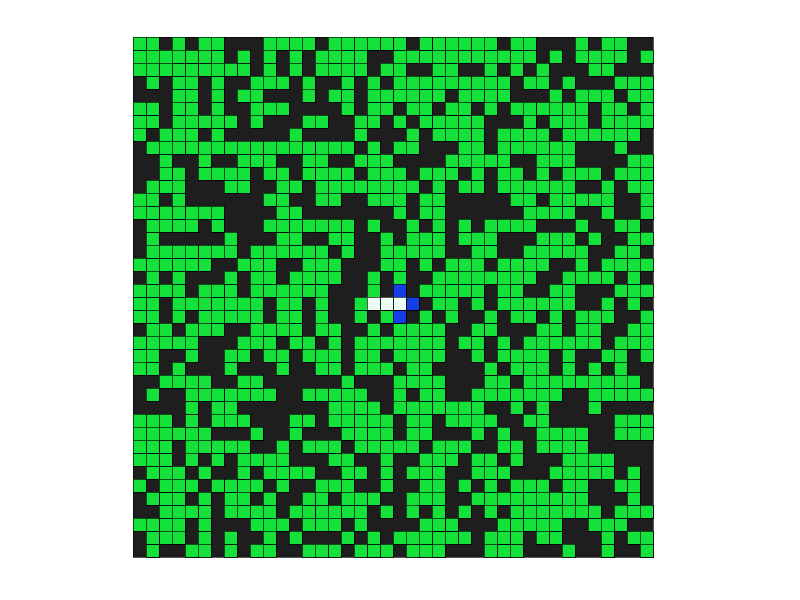
Frame 1 (no input)
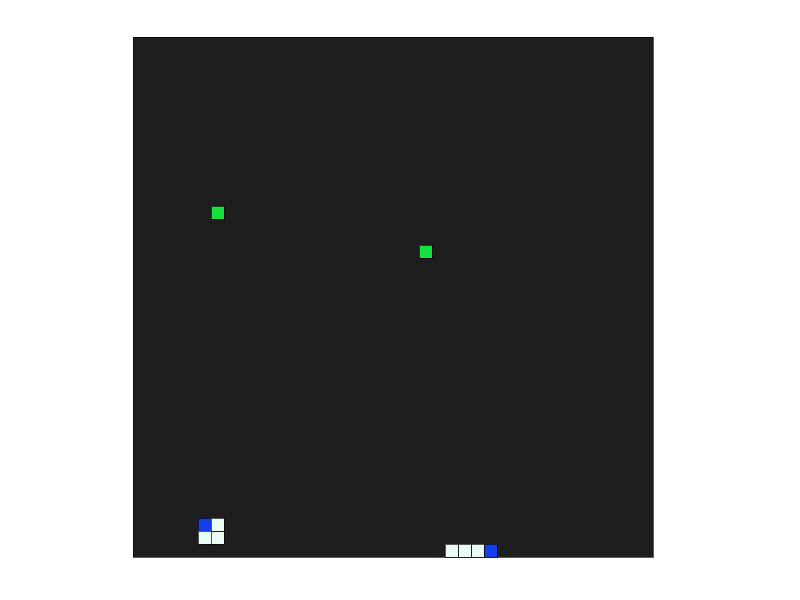
Frame 60 (the mouse pressed at the canvas centre just before this capture)
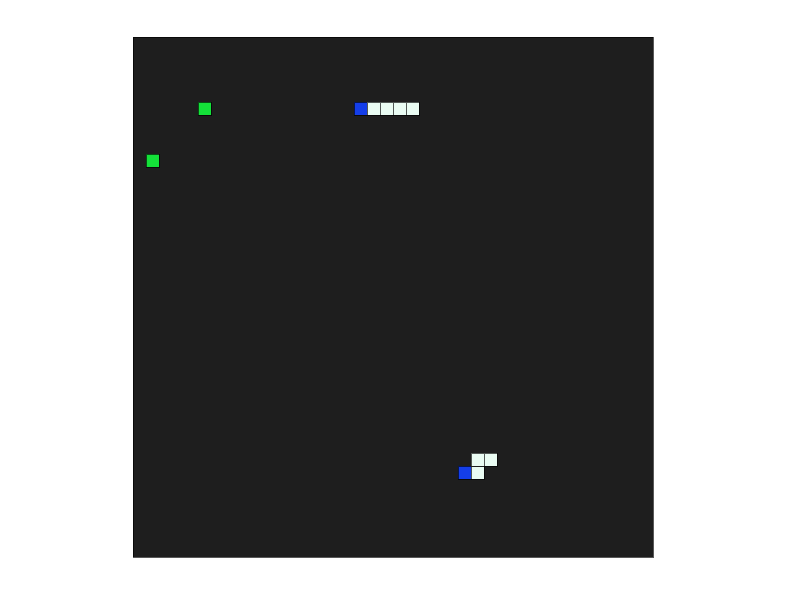
Frame 120 (the mouse held since frame 60 and released just before this capture)

The Processing sketch that drew these frames (run headless with seeded random() and noise(); from frame 60 on, the mouse is pressed at the canvas centre):

// Processing sketch: Genetic
// ── Genetic.pde
final int WINDOW_WIDTH = 800;
final int WINDOW_HEIGHT = 600;

final int SLOW_SPEED = 20;
final int FAST_SPEED = 500;

Simulation s = new Simulation();
boolean showAll = true;
boolean showBest = false;

void setup() {
  frameRate(FAST_SPEED);
  size(800, 600);
}

void update() {
  s.update();
}

void show() {
  if(showBest)
    s.showBest();
  else
    s.show(showAll);
}

void draw() {
  //noLoop();
  update();
  background(255);
  show();
}

void keyPressed() {
  switch(key) {
  case 'a':
    showAll = !showAll;
    break;
  case 'b':
    showBest = !showBest;
    break;
  case 's':
    frameRate(SLOW_SPEED);
    break;
  case 'f':
    frameRate(FAST_SPEED);
    break;
  }
}

// ── Matrix.pde
class Matrix {
  final int rows, cols;
  final float[] data;
  
  Matrix(int rows, int cols) {
    this.rows = rows;
    this.cols = cols;
    data = new float[rows * cols];
  }
  
  float get(int r, int c) {
    return this.data[r * cols + c];
  }
  
  void set(int r, int c, float val) {
    this.data[r * cols + c] = val;
  }
  
  Matrix mul(Matrix m) {
    if(cols != m.rows) {
      throw new IllegalArgumentException("Cannot multiply matrices of size " 
                + rows + ", " + cols + " and " + m.rows + ", " + m.cols);
    }
    
    Matrix res = new Matrix(rows, m.cols);
    for(int i = 0; i < rows; i++) {
      for(int j = 0; j < m.cols; j++) {
        for(int k = 0; k < cols; k++) {
          res.data[i * m.cols + j] += this.get(i, k) * m.get(k, j);
        }
      }
    }
    
    return res;
  }
  
  Matrix addRows(int num, float init) {
    Matrix r = new Matrix(rows + num, cols);
    arrayCopy(data, r.data, rows * cols);
    for(int i = rows; i < rows + num; i++) {
      for(int j = 0; j < cols; j++) {
        r.set(i, j, init);
      }
    }
    return r;
  }
  
  Matrix mulAddBias(Matrix m) {
    if(cols != m.rows) {
      throw new IllegalArgumentException("Cannot multiply matrices of size " 
                + rows + ", " + cols + " and " + m.rows + ", " + m.cols);
    }
    if(m.cols != 1) {
      throw new IllegalArgumentException("Right hand side of multiply with bias" +
                "must be a single coloumn matrix");
    }
    
    Matrix res = new Matrix(rows + 1, m.cols);
    for(int i = 0; i < rows; i++) {
      for(int j = 0; j < m.cols; j++) {
        for(int k = 0; k < cols; k++) {
          res.data[i * m.cols + j] += this.get(i, k) * m.get(k, j);
        }
      }
    }
    
    res.set(rows, 0, 1);
    return res;
  }
  
  void mul(float scalar) {
    for(int i = 0; i < rows; i++) {
      for(int j = 0; j < cols; j++) {
        data[i * cols + j] *= scalar;
      }
    }
  }
  
  Matrix add(Matrix m) {
    if(rows != m.rows || cols != m.cols) {
       throw new IllegalArgumentException("Cannot add matrices of size " 
                + rows + ", " + cols + " and " + m.rows + ", " + m.cols);
    }
    
    Matrix res = new Matrix(rows, cols);
    for(int i = 0; i < rows; i++) {
      for(int j = 0; j < cols; j++) {
        res.data[i * cols + j] = this.get(i, j) + m.get(i, j);
      }
    }
    
    return res;
  }
  
  void add(float scalar) {
    for(int i = 0; i < rows; i++) {
      for(int j = 0; j < cols; j++) {
        data[i * cols + j] += scalar;
      }
    }
  }
  
  void randomize() {
    for(int i = 0; i < rows; i++) {
      for(int j = 0; j < cols; j++) {
        set(i, j, random(-1, 1));
      }
    }
  }
  
  void randomize(float chance) {
    for(int i = 0; i < rows; i++) {
      for(int j = 0; j < cols; j++) {
        if(random(1) < chance) {
          data[i * cols + j] = max(-1, min(1, data[i * cols + j] + randomGaussian() / 5));
        }
      }
    } 
  }
  
  Matrix crossOver(Matrix m) {
    if(rows != m.rows || cols != m.cols) {
       throw new IllegalArgumentException("Cannot apply crossOver to matrices of size " 
                 + rows + ", " + cols + " and " + m.rows + ", " + m.cols);
    }
    
    Matrix res = new Matrix(rows, cols);
    int randX = floor(random(rows)), randY = floor(random(cols));

    for(int i = 0; i < rows; i++) {
      for(int j = 0; j < cols; j++) {
         if(i < randX || (i == randX && j <= randY))
           res.data[i * cols + j] = this.get(i, j);
         else
           res.data[i * cols + j] = m.get(i, j);
      }
    }
    
    return res;
  }
  
  void apply(Operation op) {
    for(int i = 0; i < rows; i++) {
      for(int j = 0; j < cols; j++) {
        data[i * cols + j] = op.apply(i, j, data[i * cols + j]);
      } 
    }
  }
  
  void print() {
    for(int i = 0; i < rows; i++) {
      for(int j = 0; j < cols; j++) {
        System.out.print(data[i * cols + j]);
        System.out.print(" ");
      }
      println("");
    }
  }
  
  Matrix clone() {
    Matrix clone = new Matrix(rows, cols);
    arrayCopy(data, clone.data);
    return clone;
  }
  
}

interface Operation {
  float apply(int row, int col, float v);
}

// ── NeuralNetSnake.pde
static final int INITIAL_TTL = 200;

class NeuralNetSnake extends Snake {
  NeuralNetwork neuralNet;
  
  float[] vision = new float[24];
  PVector tmp = new PVector();
  
  int lifeTime = 0;
  int leftToLive = INITIAL_TTL;
  long fitness = 0;
  
  NeuralNetSnake(NeuralNetwork neuralNet) {
    super();
    this.neuralNet = neuralNet;
  }
  
  NeuralNetSnake() {
    this(new NeuralNetwork(SIGMOID, 24, 18, 4));
  }
  
  NeuralNetSnake clone() {
    NeuralNetSnake clone = new NeuralNetSnake(neuralNet.clone());
    return clone;
  }
  
  void lookTowards(int start, PVector direction) {
    PVector lookPos = tmp;
    lookPos.set(pos);
    
    boolean targetFound = false, tailFound = false;
    
    lookPos.x += direction.x * GRID_SZ;
    lookPos.y += direction.y * GRID_SZ;
    float distance = 1;
    
    while(!outOfBounds(lookPos)) {
      if(!targetFound && lookPos.equals(target.pos)) {
        targetFound = true;
        vision[start] = 1;
      }
      
      if(!tailFound && isInTail(lookPos)) {
        tailFound = true;
        vision[start + 1] = 1 / distance;
      }
      
      lookPos.x += direction.x * GRID_SZ;
      lookPos.y += direction.y * GRID_SZ;
      distance++;
    }
    
    vision[start + 2] = 1 / distance;
  }
  
  void look() {
    for(int i = 0; i < vision.length; i++) {
      vision[i] = 0;
    }
    lookTowards(0, DIR_LEFT);
    lookTowards(3, DIR_LEFT_UP);
    lookTowards(6, DIR_UP);
    lookTowards(9, DIR_RIGHT_UP);
    lookTowards(12, DIR_RIGHT);
    lookTowards(15, DIR_RIGHT_DOWN);
    lookTowards(18, DIR_DOWN);
    lookTowards(21, DIR_LEFT_DOWN);
  }
  
  int argMax(float[] res) {
    float max = -1;
    int prediction = -1;
    for(int i = 0; i < res.length; i++) {
      if(res[i] > max) {
        max = res[i];
        prediction = i;
      }
    }
    return prediction;
  }
  
  int predict() {
    float res[] = neuralNet.feedForward(vision);
    return argMax(res);
  }
  
  void performMove(int prediction) {
    switch(prediction) {
    case 0:
      setDirection(DIR_LEFT);
      break;
    case 1:
      setDirection(DIR_UP);
      break;
    case 2:
      setDirection(DIR_RIGHT);
      break;
    case 3:
      setDirection(DIR_DOWN);
      break;
    default:
      assert(false);
      break;
    }
  }
  
  void eat() {
    leftToLive += 100;
    super.eat();
    if(tail.size() + 1 >= 10) {
      for(int i = 0; i < 3; i++) {
        PVector last = tail.get(tail.size() - 1);
        tail.add(new PVector(last.x, last.y));
      }
    }
  }
  
  void update() {
    lifeTime++;
    if(--leftToLive < 0) {
      dead = true;
      return;
    }
    look();
    performMove(predict());
    super.update();
  }
  
  void show() {
    look();
    super.show();
  }
  
  void computeFitness() {
    final int CUTOFF = 10;
    int len = tail.size() + 1;
    
    if(len < CUTOFF) {
      fitness = floor(lifeTime * lifeTime * pow(2, len));
    } else {
      fitness = lifeTime * lifeTime;
      fitness *= pow(2, 10);
      fitness *= (len - (CUTOFF - 1));
    }
    
    if(leftToLive <= 0) {
      fitness *= pow((float) Math.E, -len / 30.0f);
    }
  }
  
  long getFitness() {
    return fitness; 
  }
  
  void mutate(float mutationRate) {
    neuralNet.mutate(mutationRate);
  }
  
}

// ── NeuralNetwork.pde
static final Operation SIGMOID = new Operation() {
    float apply(int r, int c, float x) {
      return  1 / (1 + pow((float) Math.E, -x));
    }
};

class NeuralNetwork {
  Operation activationFn;
  int inputNodes, hiddenNodes, outNodes;
  Matrix whi, whh, woh;
  
  NeuralNetwork(Operation activation, int nInputs, int nHidden, int nOut) {
    activationFn = activation;
    inputNodes = nInputs;
    hiddenNodes = nHidden;
    outNodes = nOut;
    
    whi = new Matrix(hiddenNodes, inputNodes + 1);
    whh = new Matrix(hiddenNodes, hiddenNodes + 1);
    woh = new Matrix(outNodes, hiddenNodes + 1);
    
    whi.randomize();
    whh.randomize();
    woh.randomize();
  }
  
  void mutate(float mutationRate) {
    whi.randomize(mutationRate);
    whh.randomize(mutationRate);
    woh.randomize(mutationRate);
  }
  
  NeuralNetwork crossOver(NeuralNetwork nn) {
    NeuralNetwork offspring = new NeuralNetwork(activationFn, inputNodes, hiddenNodes, outNodes);
    offspring.whi = whi.crossOver(nn.whi);
    offspring.whh = whh.crossOver(nn.whh);
    offspring.woh = woh.crossOver(nn.woh);
    return offspring;
  }
  
  Matrix singleColMatrixWithBias(float[] arr) {
    Matrix m = new Matrix(arr.length + 1, 1);
    arrayCopy(arr, m.data, arr.length);
    m.data[arr.length] = 1;
    return m;
  }
  
  float[] feedForward(float[] in) {
    Matrix input = singleColMatrixWithBias(in);
    
    Matrix h1Output = whi.mul(input);
    h1Output.apply(activationFn);
    h1Output = h1Output.addRows(1, 1);
    
    Matrix h2Output = whh.mul(h1Output);
    h2Output.apply(activationFn);
    h2Output = h2Output.addRows(1, 1);
    
    Matrix out = woh.mul(h2Output);
    out.apply(activationFn);
    
    return out.data;
  }
  
  NeuralNetwork clone() {
    NeuralNetwork clone = new NeuralNetwork(activationFn, inputNodes, hiddenNodes, outNodes);
    clone.whi = whi.clone();
    clone.whh = whh.clone();
    clone.woh = woh.clone();
    return clone;
  }

}

// ── Population.pde
class Population {
  int gen = 0;
  
  NeuralNetSnake[] snakes;
  int deadSnakes = 0;
  
  NeuralNetSnake best;
  int lastImprovement;
  int currentBest = 0;
  
  long totalFitness;
 
  Population(int count) {
    snakes = new NeuralNetSnake[count];
    for(int i = 0; i < count; i++) {
      snakes[i] = new NeuralNetSnake();
    }
    best = snakes[0].clone();
  }
  
  void update() {
    for(Snake s : snakes) {
      if(!s.isDead()) {
        s.update();
        if(s.isDead()) deadSnakes++;
      }
    }
    setCurrentBest();
  }
  
  boolean isDone() {
    return deadSnakes == snakes.length;
  }
  
  void setCurrentBest() {
    int max = 0;
    int idx = 0;
    for(int i = 0; i < snakes.length; i++) {
      NeuralNetSnake s = snakes[i];
      if(!s.isDead() && s.tail.size() + 1 > max) {
        max = s.tail.size() + 1;
        idx = i;
      }
    }
    
    if(snakes[currentBest].isDead() || max > snakes[currentBest].tail.size() + 6)
      currentBest = idx;
  }
  
  void setBestSnake() {
    for(NeuralNetSnake s : snakes) {
      if(s.getFitness() > best.getFitness()) {
        best = s;
        lastImprovement = gen;
      }
    }
  }
  
  NeuralNetSnake selectForBreeding() {
    long rand = floor(random(totalFitness));
    
    long sum = 0;
    for(NeuralNetSnake s : snakes) {
      sum += s.getFitness();
      if(sum > rand)
        return s;
    }
 
    assert(false);
    return null;
  }
  
  NeuralNetSnake breed(NeuralNetSnake s1, NeuralNetSnake s2) {
    return new NeuralNetSnake(s1.neuralNet.crossOver(s2.neuralNet));
  }
  
  void computeFitness() {
    totalFitness = 0;
    for(NeuralNetSnake s : snakes) {
      s.computeFitness();
      totalFitness += s.getFitness();
    }
  }
  
  void naturalSelection(float mutationRate) {
    gen++;
    computeFitness();
    setBestSnake();

    NeuralNetSnake[] newSnakes = new NeuralNetSnake[snakes.length];
    newSnakes[0] = best.clone();
    println("gen " + gen + " best " + (best.tail.size() + 1) + " " + best.getFitness());
    
    for(int i = 1; i < newSnakes.length; i++) {
      NeuralNetSnake parent1 = selectForBreeding();
      NeuralNetSnake parent2 = selectForBreeding();
      NeuralNetSnake newSnake = breed(parent1, parent2);
      newSnake.mutate(mutationRate);
      newSnakes[i] = newSnake;
    }
    
    snakes = newSnakes;
    currentBest = START_LEN;
    deadSnakes = 0;
  }
  
  boolean isDead() {
    if(gen - lastImprovement > 30 && best.tail.size() + 1 < 40) {
      return true;
    }
    return false;
  }
  
  void show(boolean drawAll) {
    if(drawAll) {
      for(Snake s : snakes) {
        if(!s.isDead()) s.show();
      }
    } else {
      if(!snakes[currentBest].isDead())  snakes[currentBest].show();
    }
  }
  
  void showBest() {
    if(!snakes[0].isDead()) snakes[0].show();
  }
  
}

// ── Simulation.pde
static final int GRID_SZ = 20;
static final int WORLD_SIZE = 40;
static final int PIXEL_WORLD_SZ = WORLD_SIZE * GRID_SZ;
static final int POPULATION_SZ = 2000;

class Simulation {
  PMatrix2D camera = new PMatrix2D();
  Population population = new Population(POPULATION_SZ);
  
  Simulation() {
    camera.translate(WINDOW_WIDTH / 6, WINDOW_HEIGHT / 16);
    camera.scale(0.65, 0.65);
  }
  
  void update() {
    if(population.isDead()) {
      println("Starting over...");
      population = new Population(POPULATION_SZ);
    }
    
    if(!population.isDone())
      population.update();
    else
      population.naturalSelection(0.1);
  }
  
  void show(boolean showAll) {
    pushMatrix();
    applyMatrix(camera);
    
    fill(30);
    rect(0, 0, PIXEL_WORLD_SZ, PIXEL_WORLD_SZ);
    population.show(showAll);
    
    popMatrix();
  }
  
  void showBest() {
    pushMatrix();
    applyMatrix(camera);
    
    fill(30);
    rect(0, 0, PIXEL_WORLD_SZ, PIXEL_WORLD_SZ);
    population.showBest();
    
    popMatrix();
  }
  
}

// ── Snake.pde
static final int START_LEN = 3;

static final PVector DIR_LEFT = new PVector(-1, 0);
static final PVector DIR_RIGHT = new PVector(1, 0);
static final PVector DIR_UP = new PVector(0, -1);
static final PVector DIR_DOWN = new PVector(0, 1);

static final PVector DIR_LEFT_UP = new PVector(-1, -1);
static final PVector DIR_RIGHT_UP = new PVector(1, -1);
static final PVector DIR_LEFT_DOWN = new PVector(-1, 1);
static final PVector DIR_RIGHT_DOWN = new PVector(1, 1);

class Snake {
  PVector pos, dir;
  boolean dead = false;
  
  Target target;
  ArrayList<PVector> tail = new ArrayList<PVector>();
  
  Snake() {
    init();
  }
  
  void init() {
    pos = new PVector(PIXEL_WORLD_SZ / 2, PIXEL_WORLD_SZ / 2);
    dir = new PVector(0, 0).set(DIR_RIGHT);
    target = new Target();
    for(int i = 0; i < START_LEN; i++) {
      tail.add(new PVector(pos.x - GRID_SZ * (i + 1), pos.y));
    }
  }
  
  void reset() {
    dead = false;
    tail.clear();
    init();
  }
  
  boolean isDead() {
    return dead;
  }
  
  void die() {
    dead = true;
  }
  
  boolean isInTail(PVector p) {
     return tail.contains(p);
  }
  
  boolean outOfBounds(PVector p) {
    return p.x < 0 || p.y < 0 || p.x >= PIXEL_WORLD_SZ || p.y >= PIXEL_WORLD_SZ;
  }
  
  void eat() {
    target.randomPos();
    while(isInTail(target.pos) || pos.equals(target.pos)) {
      target.randomPos();
    }
    PVector last = tail.get(tail.size() - 1);
    tail.add(new PVector(last.x, last.y));
  }
  
  void checkCollisions() {
    if(pos.equals(target.pos)) {
      eat();
    }
    if(isInTail(pos) || outOfBounds(pos)) {
      die();
    }
  }
  
  void moveSnake() {
    for(int i = tail.size() - 1; i > 0; i--) {
       PVector curr = tail.get(i);
       curr.set(tail.get(i - 1));
    }
    tail.get(0).set(pos);
    pos.x += dir.x * GRID_SZ;
    pos.y += dir.y * GRID_SZ;
  }
  
  void update() {
    moveSnake();    
    checkCollisions();
  }
  
  void setDirection(PVector dir) {
    this.dir.set(dir);
  }
  
  void show() {
    fill(20, 62, 233);
    stroke(0);
    rect(pos.x, pos.y, GRID_SZ, GRID_SZ);
    fill(234, 252, 243);
    for(PVector t : tail) {
      rect(t.x, t.y, GRID_SZ, GRID_SZ);
    }
    target.show();
  }

}

class Target {
  PVector pos = new PVector();
  
  Target() {
    randomPos();
  }
  
  void randomPos() {
    int gridX = floor(random(0, PIXEL_WORLD_SZ / GRID_SZ));
    int gridY = floor(random(0, PIXEL_WORLD_SZ / GRID_SZ));
    pos.set(gridX * GRID_SZ, gridY * GRID_SZ);
  }
  
  void show() {
    fill(20, 225, 57);
    stroke(0);
    rect(pos.x, pos.y, GRID_SZ, GRID_SZ);
  }
}
